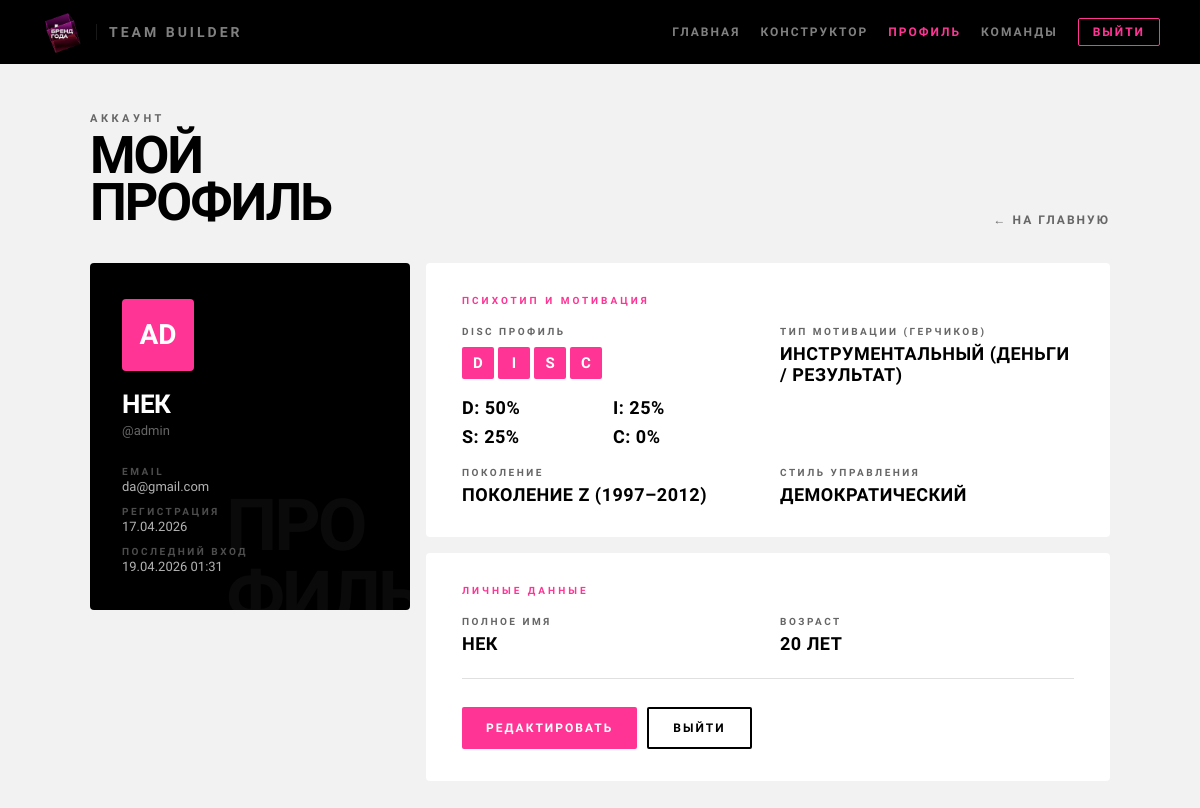
Page /profile/ (signed in) on the earlier database version.
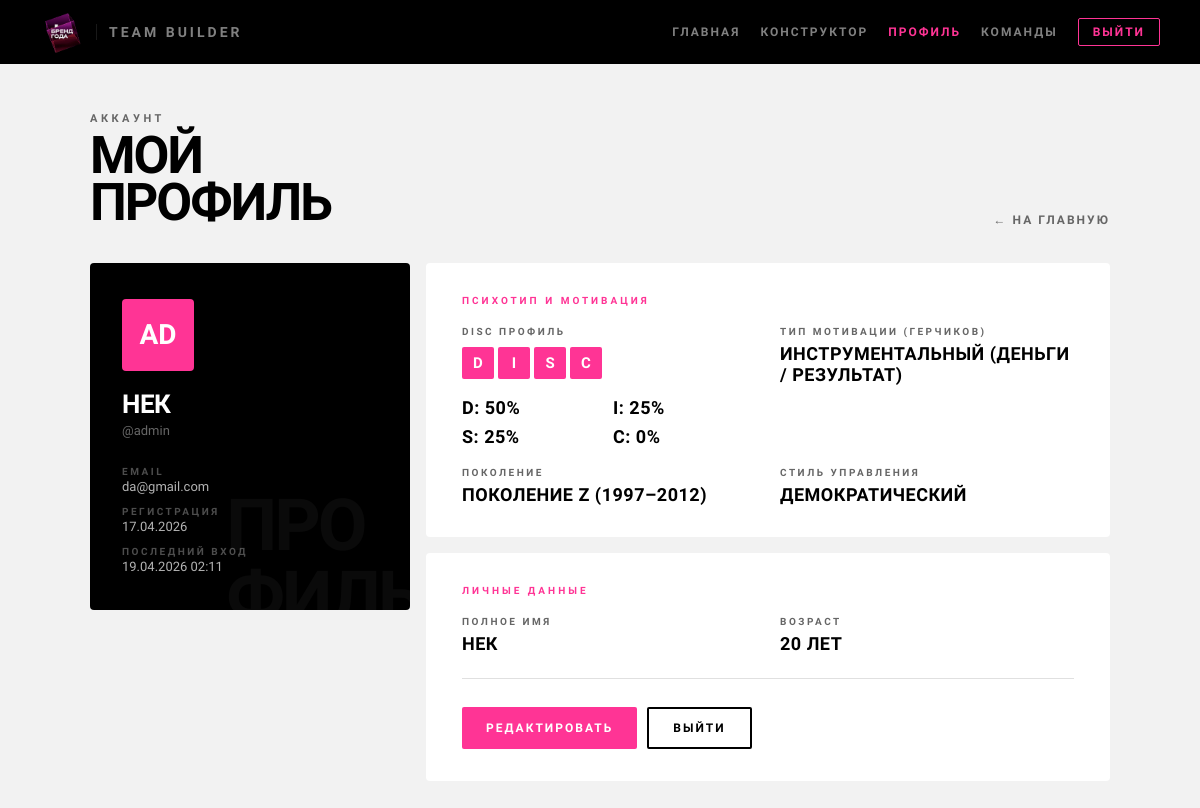
Same page on the later database version.
### core/models.py (models this page shows, shortened)
class CustomUser(AbstractUser):
    is_manager  = models.BooleanField(default=True,  verbose_name="Руководитель")
    is_employee = models.BooleanField(default=False, verbose_name="Сотрудник")
    disc_profile = models.JSONField(
        null=True,
        blank=True,
        verbose_name="DISC профиль руководителя",
        help_text='{"D": 80, "I": 40, "S": 30, "C": 60}'
    )
    gerchikov_type = models.CharField(
        max_length=50,
        choices=GERCHIKOV_CHOICES,
        null=True,
        blank=True,
        verbose_name="Тип мотивации по Герчикову"
    )
    age        = models.PositiveIntegerField(null=True, blank=True, verbose_name="Возраст")
    generation = models.CharField(
        max_length=10,
        choices=GENERATION_CHOICES,
        null=True,
        blank=True,
        verbose_name="Поколение"
    )
    leadership_style = models.CharField(
        max_length=50,
        choices=[
            ('authoritarian', 'Авторитарный'),
            ('democratic',    'Демократический'),
            ('coaching',      'Коучинг'),
            ('delegating',    'Делегирующий'),
        ],
        null=True,
        blank=True,
        verbose_name="Стиль управления"
    )
    role_style = models.TextField(blank=True, verbose_name="Описание стиля управления")
    class Meta:
        verbose_name        = "Пользователь"
        verbose_name_plural = "Пользователи"
    def get_generation_display(self):
        generations = {
            'X': 'Поколение X (1965–1980)',
            'BB': 'Бэби-бумеры (1944–1964)',
            'Y': 'Поколение Y / Миллениалы (1981–1996)',
            'Z': 'Поколение Z (1997–2012)',
            'Alpha': 'Поколение Alpha (2013+)',
        }
        return generations.get(self.generation, self.generation or 'Не указано')

### core/views.py (the view)
# urls.py: path('profile/', profile_view, name='profile'),
@login_required
def profile_view(request):
    user = request.user
    return render(request, 'profile.html', {'user': user})

### templates/profile.html (shortened to what the changed rows need)
{% extends 'base.html' %}
{% load static %}
{% block extra_css %}
<link rel="stylesheet" href="{% static 'css/profile.css' %}">
{% endblock %}
{% block content %}
<div class="page-header">
    <div>
        <h1 class="page-title">Мой<br>профиль</h1>
    </div>
</div>
<div class="profile-grid">
    <div class="identity-card">
        <div class="avatar-block">
            {{ user.username|slice:":1"|upper }}{{ user.username|slice:"1:2"|upper }}
        </div>
        <div class="user-fullname">{{ user.get_full_name|default:user.username }}</div>
        <div class="user-username">@{{ user.username }}</div>
        <div class="meta-row">
            <div class="meta-item">
                <span class="meta-label">Email</span>
                <span class="meta-value">{{ user.email|default:"—" }}</span>
            </div>
            <div class="meta-item">
                <span class="meta-label">Регистрация</span>
                <span class="meta-value">{{ user.date_joined|date:"d.m.Y" }}</span>
            </div>
            <div class="meta-item">
                <span class="meta-label">Последний вход</span>
                <span class="meta-value">{{ user.last_login|date:"d.m.Y H:i"|default:"—" }}</span>
            </div>
        </div>
    </div>
    <div class="data-panel">
        <div class="section-card">
            <div class="fields-grid">
                <div class="field">
                    {% if user.disc_profile %}
                        <div class="disc-badge">
                            <span class="disc-letter {% if 'D' in user.disc_profile %}active{% endif %}">D</span>
                            <span class="disc-letter {% if 'I' in user.disc_profile %}active{% endif %}">I</span>
                            <span class="disc-letter {% if 'S' in user.disc_profile %}active{% endif %}">S</span>
                            <span class="disc-letter {% if 'C' in user.disc_profile %}active{% endif %}">C</span>
                        </div>
                        <div style="margin-top: 12px; display: grid; grid-template-columns: repeat(2, minmax(90px, 1fr)); gap: 8px;">
                            <span class="field-value">D: {{ user.disc_profile.D }}%</span>
                            <span class="field-value">I: {{ user.disc_profile.I }}%</span>
                            <span class="field-value">S: {{ user.disc_profile.S }}%</span>
                            <span class="field-value">C: {{ user.disc_profile.C }}%</span>
                        </div>
                    {% else %}
                        <span class="field-value empty">Надо пройти тест</span>
                        <a href="{% url 'profile_disc_test' %}" class="btn-primary" style="margin-top: 10px; align-self: flex-start;">Пройти тест</a>
                    {% endif %}
                </div>
                <div class="field">
                    <span class="field-label">Тип мотивации (Герчиков)</span>
                    <span class="field-value {% if not user.get_gerchikov_type_display %}empty{% endif %}">
                        {{ user.get_gerchikov_type_display|default:"Не указан" }}
                    </span>
                </div>
                <div class="field">
                    <span class="field-label">Поколение</span>
                    <span class="field-value {% if not user.generation %}empty{% endif %}">
                        {{ user.get_generation_display|default:"Будет определено после указания возраста" }}
                    </span>
                </div>
                <div class="field">
                    <span class="field-label">Стиль управления</span>
                    <span class="field-value {% if not user.get_leadership_style_display %}empty{% endif %}">
                        {{ user.get_leadership_style_display|default:"Не указан" }}
                    </span>
                </div>
            </div>
        </div>
        <div class="section-card">
            <div class="fields-grid">
                <div class="field">
                    <span class="field-label">Полное имя</span>
                    <span class="field-value {% if not user.get_full_name %}empty{% endif %}">
                        {{ user.get_full_name|default:"Не указано" }}
                    </span>
                </div>
                <div class="field">
                    <span class="field-label">Возраст</span>
                    <span class="field-value {% if not user.age %}empty{% endif %}">
                        {% if user.age %}{{ user.age }} лет{% else %}Не указан{% endif %}
                    </span>
                </div>
            </div>
        </div>
    </div>
</div>
{% endblock %}

Differences in the rows shown:
changed CustomUser "НЕК": last_login "19.04.2026 01:31" → "19.04.2026 02:11"
